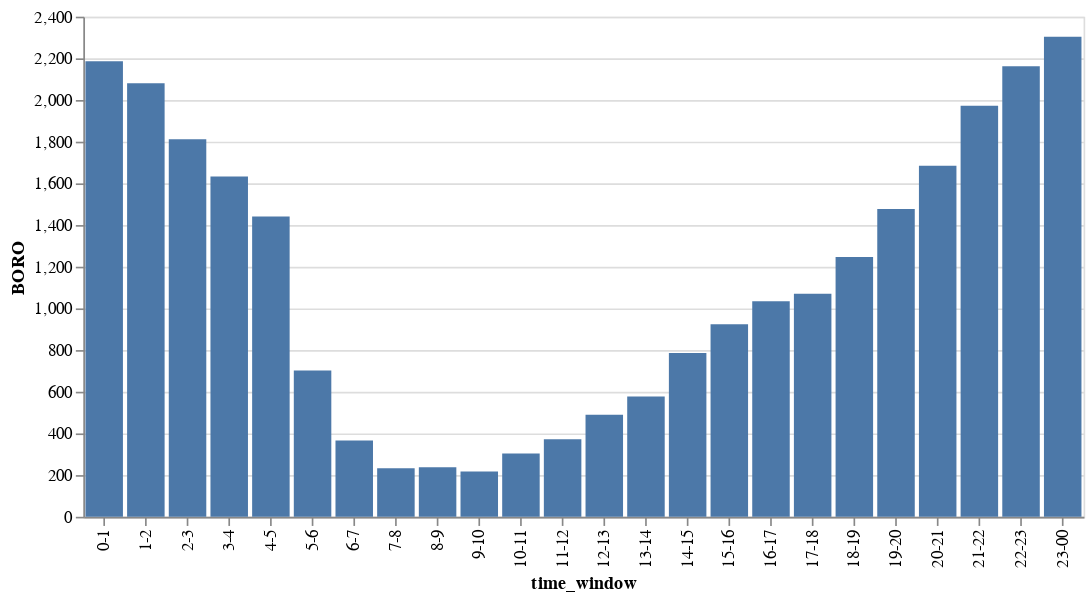

Notebook code for this chart:
### Markdown cell above
### WHEN: Timings of the shootings suggest it happens in late nights

### Code cell
sample = raw_data.groupby(['time_window', 'time_category'], as_index=False).count()
alt.Chart(sample, width=600).mark_bar().encode(
    x = alt.X('time_window', sort=alt.EncodingSortField(field="time_category", order='ascending', op='max')),
    y = "BORO"
)

### Figure 1 — Vega-Lite specification as saved in the notebook (floating-point values rounded to 4 significant figures)
{"config": {"view": {"continuousWidth": 300, "continuousHeight": 300}}, "data": {"name": "data-66d4befb8a182d90dd5260a9b10ddc8b"}, "mark": {"type": "bar"}, "encoding": {"x": {"field": "time_window", "sort": {"field": "time_category", "op": "max", "order": "ascending"}, "type": "nominal"}, "y": {"field": "BORO", "type": "quantitative"}}, "width": 600, "$schema": "https://vega.github.io/schema/vega-lite/v5.17.0.json", "datasets": {"data-66d4befb8a182d90dd5260a9b10ddc8b": [{"time_window": "0-1", "time_category": 0, "INCIDENT_KEY": 2186, "OCCUR_DATE": 2186, "OCCUR_TIME": 2186, "BORO": 2186, "LOC_OF_OCCUR_DESC": 133, "PRECINCT": 2186, "JURISDICTION_CODE": 2186, "LOC_CLASSFCTN_DESC": 133, "LOCATION_DESC": 913, "STATISTICAL_MURDER_FLAG": 2186, "PERP_AGE_GROUP": 1309, "PERP_SEX": 1313, "PERP_RACE": 1313, "VIC_AGE_GROUP": 2186, "VIC_SEX": 2186, "VIC_RACE": 2186, "X_COORD_CD": 2186, "Y_COORD_CD": 2186, "Latitude": 2185, "Longitude": 2185, "Lon_Lat": 2185, "OCCUR_MONTH": 2186, "OCCUR_YEAR": 2186, "weekend": 2186}, {"time_window": "1-2", "time_category": 1, "INCIDENT_KEY": 2081, "OCCUR_DATE": 2081, "OCCUR_TIME": 2081, "BORO": 2081, "LOC_OF_OCCUR_DESC": 99, "PRECINCT": 2081, "JURISDICTION_CODE": 2080, "LOC_CLASSFCTN_DESC": 99, "LOCATION_DESC": 902, "STATISTICAL_MURDER_FLAG": 2081, "PERP_AGE_GROUP": 1264, "PERP_SEX": 1265, "PERP_RACE": 1265, "VIC_AGE_GROUP": 2081, "VIC_SEX": 2081, "VIC_RACE": 2081, "X_COORD_CD": 2081, "Y_COORD_CD": 2081, "Latitude": 2079, "Longitude": 2079, "Lon_Lat": 2079, "OCCUR_MONTH": 2081, "OCCUR_YEAR": 2081, "weekend": 2081}, {"time_window": "10-11", "time_category": 10, "INCIDENT_KEY": 304, "OCCUR_DATE": 304, "OCCUR_TIME": 304, "BORO": 304, "LOC_OF_OCCUR_DESC": 31, "PRECINCT": 304, "JURISDICTION_CODE": 304, "LOC_CLASSFCTN_DESC": 31, "LOCATION_DESC": 175, "STATISTICAL_MURDER_FLAG": 304, "PERP_AGE_GROUP": 215, "PERP_SEX": 216, "PERP_RACE": 216, "VIC_AGE_GROUP": 304, "VIC_SEX": 304, "VIC_RACE": 304, "X_COORD_CD": 304, "Y_COORD_CD": 304, "Latitude": 303, "Longitude": 303, "Lon_Lat": 303, "OCCUR_MONTH": 304, "OCCUR_YEAR": 304, "weekend": 304}, {"time_window": "11-12", "time_category": 11, "INCIDENT_KEY": 372, "OCCUR_DATE": 372, "OCCUR_TIME": 372, "BORO": 372, "LOC_OF_OCCUR_DESC": 27, "PRECINCT": 372, "JURISDICTION_CODE": 372, "LOC_CLASSFCTN_DESC": 27, "LOCATION_DESC": 193, "STATISTICAL_MURDER_FLAG": 372, "PERP_AGE_GROUP": 289, "PERP_SEX": 291, "PERP_RACE": 291, "VIC_AGE_GROUP": 372, "VIC_SEX": 372, "VIC_RACE": 372, "X_COORD_CD": 372, "Y_COORD_CD": 372, "Latitude": 372, "Longitude": 372, "Lon_Lat": 372, "OCCUR_MONTH": 372, "OCCUR_YEAR": 372, "weekend": 372}, {"time_window": "12-13", "time_category": 12, "INCIDENT_KEY": 490, "OCCUR_DATE": 490, "OCCUR_TIME": 490, "BORO": 490, "LOC_OF_OCCUR_DESC": 28, "PRECINCT": 490, "JURISDICTION_CODE": 490, "LOC_CLASSFCTN_DESC": 28, "LOCATION_DESC": 247, "STATISTICAL_MURDER_FLAG": 490, "PERP_AGE_GROUP": 347, "PERP_SEX": 350, "PERP_RACE": 350, "VIC_AGE_GROUP": 490, "VIC_SEX": 490, "VIC_RACE": 490, "X_COORD_CD": 490, "Y_COORD_CD": 490, "Latitude": 490, "Longitude": 490, "Lon_Lat": 490, "OCCUR_MONTH": 490, "OCCUR_YEAR": 490, "weekend": 490}, {"time_window": "13-14", "time_category": 13, "INCIDENT_KEY": 577, "OCCUR_DATE": 577, "OCCUR_TIME": 577, "BORO": 577, "LOC_OF_OCCUR_DESC": 79, "PRECINCT": 577, "JURISDICTION_CODE": 577, "LOC_CLASSFCTN_DESC": 79, "LOCATION_DESC": 340, "STATISTICAL_MURDER_FLAG": 577, "PERP_AGE_GROUP": 429, "PERP_SEX": 429, "PERP_RACE": 429, "VIC_AGE_GROUP": 577, "VIC_SEX": 577, "VIC_RACE": 577, "X_COORD_CD": 577, "Y_COORD_CD": 577, "Latitude": 577, "Longitude": 577, "Lon_Lat": 577, "OCCUR_MONTH": 577, "OCCUR_YEAR": 577, "weekend": 577}, {"time_window": "14-15", "time_category": 14, "INCIDENT_KEY": 786, "OCCUR_DATE": 786, "OCCUR_TIME": 786, "BORO": 786, "LOC_OF_OCCUR_DESC": 53, "PRECINCT": 786, "JURISDICTION_CODE": 786, "LOC_CLASSFCTN_DESC": 53, "LOCATION_DESC": 398, "STATISTICAL_MURDER_FLAG": 786, "PERP_AGE_GROUP": 592, "PERP_SEX": 592, "PERP_RACE": 592, "VIC_AGE_GROUP": 786, "VIC_SEX": 786, "VIC_RACE": 786, "X_COORD_CD": 786, "Y_COORD_CD": 786, "Latitude": 786, "Longitude": 786, "Lon_Lat": 786, "OCCUR_MONTH": 786, "OCCUR_YEAR": 786, "weekend": 786}, {"time_window": "15-16", "time_category": 15, "INCIDENT_KEY": 924, "OCCUR_DATE": 924, "OCCUR_TIME": 924, "BORO": 924, "LOC_OF_OCCUR_DESC": 70, "PRECINCT": 924, "JURISDICTION_CODE": 924, "LOC_CLASSFCTN_DESC": 70, "LOCATION_DESC": 434, "STATISTICAL_MURDER_FLAG": 924, "PERP_AGE_GROUP": 701, "PERP_SEX": 702, "PERP_RACE": 702, "VIC_AGE_GROUP": 924, "VIC_SEX": 924, "VIC_RACE": 924, "X_COORD_CD": 924, "Y_COORD_CD": 924, "Latitude": 924, "Longitude": 924, "Lon_Lat": 924, "OCCUR_MONTH": 924, "OCCUR_YEAR": 924, "weekend": 924}, {"time_window": "16-17", "time_category": 16, "INCIDENT_KEY": 1034, "OCCUR_DATE": 1034, "OCCUR_TIME": 1034, "BORO": 1034, "LOC_OF_OCCUR_DESC": 66, "PRECINCT": 1034, "JURISDICTION_CODE": 1034, "LOC_CLASSFCTN_DESC": 66, "LOCATION_DESC": 495, "STATISTICAL_MURDER_FLAG": 1034, "PERP_AGE_GROUP": 737, "PERP_SEX": 737, "PERP_RACE": 737, "VIC_AGE_GROUP": 1034, "VIC_SEX": 1034, "VIC_RACE": 1034, "X_COORD_CD": 1034, "Y_COORD_CD": 1034, "Latitude": 1034, "Longitude": 1034, "Lon_Lat": 1034, "OCCUR_MONTH": 1034, "OCCUR_YEAR": 1034, "weekend": 1034}, {"time_window": "17-18", "time_category": 17, "INCIDENT_KEY": 1070, "OCCUR_DATE": 1070, "OCCUR_TIME": 1070, "BORO": 1070, "LOC_OF_OCCUR_DESC": 60, "PRECINCT": 1070, "JURISDICTION_CODE": 1070, "LOC_CLASSFCTN_DESC": 60, "LOCATION_DESC": 486, "STATISTICAL_MURDER_FLAG": 1070, "PERP_AGE_GROUP": 763, "PERP_SEX": 763, "PERP_RACE": 763, "VIC_AGE_GROUP": 1070, "VIC_SEX": 1070, "VIC_RACE": 1070, "X_COORD_CD": 1070, "Y_COORD_CD": 1070, "Latitude": 1070, "Longitude": 1070, "Lon_Lat": 1070, "OCCUR_MONTH": 1070, "OCCUR_YEAR": 1070, "weekend": 1070}, {"time_window": "18-19", "time_category": 18, "INCIDENT_KEY": 1247, "OCCUR_DATE": 1247, "OCCUR_TIME": 1247, "BORO": 1247, "LOC_OF_OCCUR_DESC": 108, "PRECINCT": 1247, "JURISDICTION_CODE": 1247, "LOC_CLASSFCTN_DESC": 108, "LOCATION_DESC": 566, "STATISTICAL_MURDER_FLAG": 1247, "PERP_AGE_GROUP": 894, "PERP_SEX": 895, "PERP_RACE": 895, "VIC_AGE_GROUP": 1247, "VIC_SEX": 1247, "VIC_RACE": 1247, "X_COORD_CD": 1247, "Y_COORD_CD": 1247, "Latitude": 1247, "Longitude": 1247, "Lon_Lat": 1247, "OCCUR_MONTH": 1247, "OCCUR_YEAR": 1247, "weekend": 1247}, {"time_window": "19-20", "time_category": 19, "INCIDENT_KEY": 1477, "OCCUR_DATE": 1477, "OCCUR_TIME": 1477, "BORO": 1477, "LOC_OF_OCCUR_DESC": 113, "PRECINCT": 1477, "JURISDICTION_CODE": 1477, "LOC_CLASSFCTN_DESC": 113, "LOCATION_DESC": 678, "STATISTICAL_MURDER_FLAG": 1477, "PERP_AGE_GROUP": 994, "PERP_SEX": 994, "PERP_RACE": 994, "VIC_AGE_GROUP": 1477, "VIC_SEX": 1477, "VIC_RACE": 1477, "X_COORD_CD": 1477, "Y_COORD_CD": 1477, "Latitude": 1476, "Longitude": 1476, "Lon_Lat": 1476, "OCCUR_MONTH": 1477, "OCCUR_YEAR": 1477, "weekend": 1477}, {"time_window": "2-3", "time_category": 2, "INCIDENT_KEY": 1812, "OCCUR_DATE": 1812, "OCCUR_TIME": 1812, "BORO": 1812, "LOC_OF_OCCUR_DESC": 85, "PRECINCT": 1812, "JURISDICTION_CODE": 1811, "LOC_CLASSFCTN_DESC": 85, "LOCATION_DESC": 815, "STATISTICAL_MURDER_FLAG": 1812, "PERP_AGE_GROUP": 1089, "PERP_SEX": 1094, "PERP_RACE": 1094, "VIC_AGE_GROUP": 1812, "VIC_SEX": 1812, "VIC_RACE": 1812, "X_COORD_CD": 1812, "Y_COORD_CD": 1812, "Latitude": 1812, "Longitude": 1812, "Lon_Lat": 1812, "OCCUR_MONTH": 1812, "OCCUR_YEAR": 1812, "weekend": 1812}, {"time_window": "20-21", "time_category": 20, "INCIDENT_KEY": 1684, "OCCUR_DATE": 1684, "OCCUR_TIME": 1684, "BORO": 1684, "LOC_OF_OCCUR_DESC": 111, "PRECINCT": 1684, "JURISDICTION_CODE": 1684, "LOC_CLASSFCTN_DESC": 111, "LOCATION_DESC": 712, "STATISTICAL_MURDER_FLAG": 1684, "PERP_AGE_GROUP": 1085, "PERP_SEX": 1086, "PERP_RACE": 1086, "VIC_AGE_GROUP": 1684, "VIC_SEX": 1684, "VIC_RACE": 1684, "X_COORD_CD": 1684, "Y_COORD_CD": 1684, "Latitude": 1684, "Longitude": 1684, "Lon_Lat": 1684, "OCCUR_MONTH": 1684, "OCCUR_YEAR": 1684, "weekend": 1684}, {"time_window": "21-22", "time_category": 21, "INCIDENT_KEY": 1972, "OCCUR_DATE": 1972, "OCCUR_TIME": 1972, "BORO": 1972, "LOC_OF_OCCUR_DESC": 113, "PRECINCT": 1972, "JURISDICTION_CODE": 1972, "LOC_CLASSFCTN_DESC": 113, "LOCATION_DESC": 860, "STATISTICAL_MURDER_FLAG": 1972, "PERP_AGE_GROUP": 1327, "PERP_SEX": 1327, "PERP_RACE": 1327, "VIC_AGE_GROUP": 1972, "VIC_SEX": 1972, "VIC_RACE": 1972, "X_COORD_CD": 1972, "Y_COORD_CD": 1972, "Latitude": 1972, "Longitude": 1972, "Lon_Lat": 1972, "OCCUR_MONTH": 1972, "OCCUR_YEAR": 1972, "weekend": 1972}, {"time_window": "22-23", "time_category": 22, "INCIDENT_KEY": 2162, "OCCUR_DATE": 2162, "OCCUR_TIME": 2162, "BORO": 2162, "LOC_OF_OCCUR_DESC": 140, "PRECINCT": 2162, "JURISDICTION_CODE": 2162, "LOC_CLASSFCTN_DESC": 140, "LOCATION_DESC": 939, "STATISTICAL_MURDER_FLAG": 2162, "PERP_AGE_GROUP": 1344, "PERP_SEX": 1345, "PERP_RACE": 1345, "VIC_AGE_GROUP": 2162, "VIC_SEX": 2162, "VIC_RACE": 2162, "X_COORD_CD": 2162, "Y_COORD_CD": 2162, "Latitude": 2161, "Longitude": 2161, "Lon_Lat": 2161, "OCCUR_MONTH": 2162, "OCCUR_YEAR": 2162, "weekend": 2162}, {"time_window": "23-00", "time_category": 23, "INCIDENT_KEY": 2304, "OCCUR_DATE": 2304, "OCCUR_TIME": 2304, "BORO": 2304, "LOC_OF_OCCUR_DESC": 114, "PRECINCT": 2304, "JURISDICTION_CODE": 2304, "LOC_CLASSFCTN_DESC": 114, "LOCATION_DESC": 958, "STATISTICAL_MURDER_FLAG": 2304, "PERP_AGE_GROUP": 1459, "PERP_SEX": 1461, "PERP_RACE": 1461, "VIC_AGE_GROUP": 2304, "VIC_SEX": 2304, "VIC_RACE": 2304, "X_COORD_CD": 2304, "Y_COORD_CD": 2304, "Latitude": 2301, "Longitude": 2301, "Lon_Lat": 2301, "OCCUR_MONTH": 2304, "OCCUR_YEAR": 2304, "weekend": 2304}, {"time_window": "3-4", "time_category": 3, "INCIDENT_KEY": 1633, "OCCUR_DATE": 1633, "OCCUR_TIME": 1633, "BORO": 1633, "LOC_OF_OCCUR_DESC": 89, "PRECINCT": 1633, "JURISDICTION_CODE": 1633, "LOC_CLASSFCTN_DESC": 89, "LOCATION_DESC": 747, "STATISTICAL_MURDER_FLAG": 1633, "PERP_AGE_GROUP": 1029, "PERP_SEX": 1035, "PERP_RACE": 1035, "VIC_AGE_GROUP": 1633, "VIC_SEX": 1633, "VIC_RACE": 1633, "X_COORD_CD": 1633, "Y_COORD_CD": 1633, "Latitude": 1632, "Longitude": 1632, "Lon_Lat": 1632, "OCCUR_MONTH": 1633, "OCCUR_YEAR": 1633, "weekend": 1633}, {"time_window": "4-5", "time_category": 4, "INCIDENT_KEY": 1441, "OCCUR_DATE": 1441, "OCCUR_TIME": 1441, "BORO": 1441, "LOC_OF_OCCUR_DESC": 67, "PRECINCT": 1441, "JURISDICTION_CODE": 1441, "LOC_CLASSFCTN_DESC": 67, "LOCATION_DESC": 624, "STATISTICAL_MURDER_FLAG": 1441, "PERP_AGE_GROUP": 892, "PERP_SEX": 892, "PERP_RACE": 892, "VIC_AGE_GROUP": 1441, "VIC_SEX": 1441, "VIC_RACE": 1441, "X_COORD_CD": 1441, "Y_COORD_CD": 1441, "Latitude": 1441, "Longitude": 1441, "Lon_Lat": 1441, "OCCUR_MONTH": 1441, "OCCUR_YEAR": 1441, "weekend": 1441}, {"time_window": "5-6", "time_category": 5, "INCIDENT_KEY": 702, "OCCUR_DATE": 702, "OCCUR_TIME": 702, "BORO": 702, "LOC_OF_OCCUR_DESC": 35, "PRECINCT": 702, "JURISDICTION_CODE": 702, "LOC_CLASSFCTN_DESC": 35, "LOCATION_DESC": 309, "STATISTICAL_MURDER_FLAG": 702, "PERP_AGE_GROUP": 450, "PERP_SEX": 453, "PERP_RACE": 453, "VIC_AGE_GROUP": 702, "VIC_SEX": 702, "VIC_RACE": 702, "X_COORD_CD": 702, "Y_COORD_CD": 702, "Latitude": 702, "Longitude": 702, "Lon_Lat": 702, "OCCUR_MONTH": 702, "OCCUR_YEAR": 702, "weekend": 702}, {"time_window": "6-7", "time_category": 6, "INCIDENT_KEY": 366, "OCCUR_DATE": 366, "OCCUR_TIME": 366, "BORO": 366, "LOC_OF_OCCUR_DESC": 34, "PRECINCT": 366, "JURISDICTION_CODE": 366, "LOC_CLASSFCTN_DESC": 34, "LOCATION_DESC": 191, "STATISTICAL_MURDER_FLAG": 366, "PERP_AGE_GROUP": 248, "PERP_SEX": 249, "PERP_RACE": 249, "VIC_AGE_GROUP": 366, "VIC_SEX": 366, "VIC_RACE": 366, "X_COORD_CD": 366, "Y_COORD_CD": 366, "Latitude": 366, "Longitude": 366, "Lon_Lat": 366, "OCCUR_MONTH": 366, "OCCUR_YEAR": 366, "weekend": 366}, {"time_window": "7-8", "time_category": 7, "INCIDENT_KEY": 233, "OCCUR_DATE": 233, "OCCUR_TIME": 233, "BORO": 233, "LOC_OF_OCCUR_DESC": 11, "PRECINCT": 233, "JURISDICTION_CODE": 233, "LOC_CLASSFCTN_DESC": 11, "LOCATION_DESC": 113, "STATISTICAL_MURDER_FLAG": 233, "PERP_AGE_GROUP": 173, "PERP_SEX": 175, "PERP_RACE": 175, "VIC_AGE_GROUP": 233, "VIC_SEX": 233, "VIC_RACE": 233, "X_COORD_CD": 233, "Y_COORD_CD": 233, "Latitude": 233, "Longitude": 233, "Lon_Lat": 233, "OCCUR_MONTH": 233, "OCCUR_YEAR": 233, "weekend": 233}, {"time_window": "8-9", "time_category": 8, "INCIDENT_KEY": 238, "OCCUR_DATE": 238, "OCCUR_TIME": 238, "BORO": 238, "LOC_OF_OCCUR_DESC": 32, "PRECINCT": 238, "JURISDICTION_CODE": 238, "LOC_CLASSFCTN_DESC": 32, "LOCATION_DESC": 124, "STATISTICAL_MURDER_FLAG": 238, "PERP_AGE_GROUP": 165, "PERP_SEX": 165, "PERP_RACE": 165, "VIC_AGE_GROUP": 238, "VIC_SEX": 238, "VIC_RACE": 238, "X_COORD_CD": 238, "Y_COORD_CD": 238, "Latitude": 238, "Longitude": 238, "Lon_Lat": 238, "OCCUR_MONTH": 238, "OCCUR_YEAR": 238, "weekend": 238}, {"time_window": "9-10", "time_category": 9, "INCIDENT_KEY": 217, "OCCUR_DATE": 217, "OCCUR_TIME": 217, "BORO": 217, "LOC_OF_OCCUR_DESC": 18, "PRECINCT": 217, "JURISDICTION_CODE": 217, "LOC_CLASSFCTN_DESC": 18, "LOCATION_DESC": 116, "STATISTICAL_MURDER_FLAG": 217, "PERP_AGE_GROUP": 173, "PERP_SEX": 173, "PERP_RACE": 173, "VIC_AGE_GROUP": 217, "VIC_SEX": 217, "VIC_RACE": 217, "X_COORD_CD": 217, "Y_COORD_CD": 217, "Latitude": 217, "Longitude": 217, "Lon_Lat": 217, "OCCUR_MONTH": 217, "OCCUR_YEAR": 217, "weekend": 217}]}}
